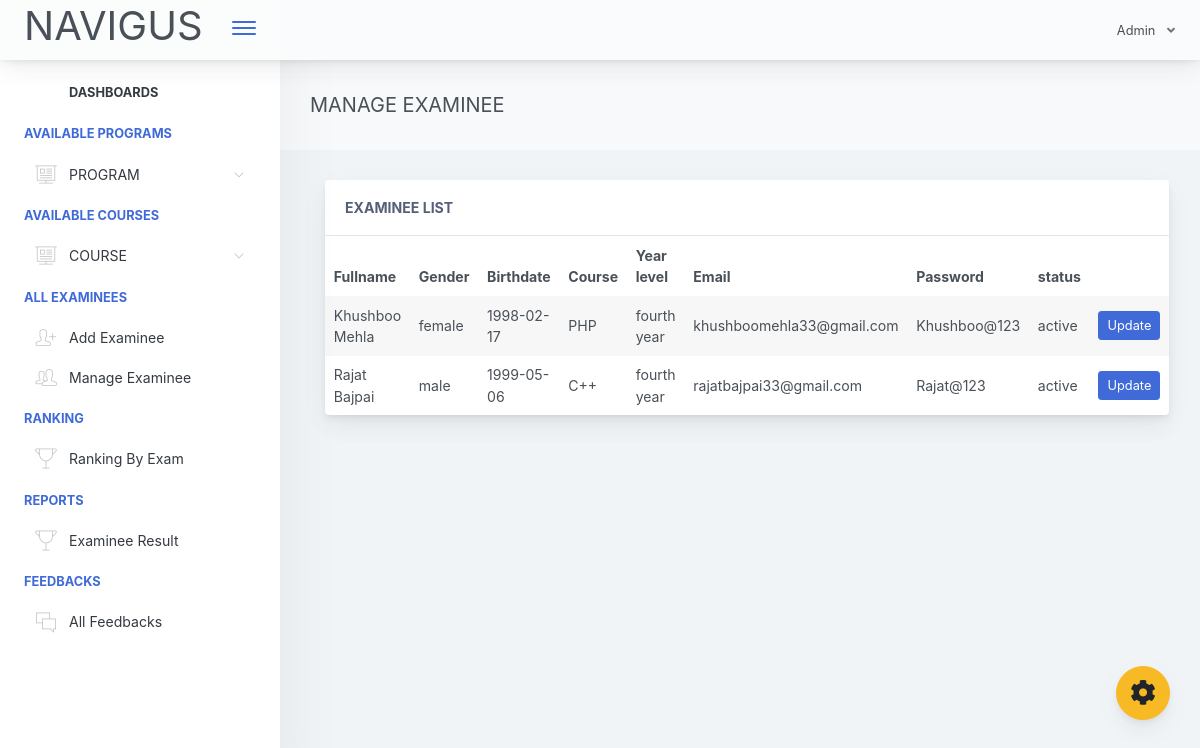
/adminpanel/admin/home.php?page=manage-examinee (signed in), run on the app's committed database.
### tables this page shows
CREATE TABLE `examinee_tbl` (
  `exmne_id` int(11) NOT NULL,
  `exmne_fullname` varchar(1000) NOT NULL,
  `exmne_course` varchar(1000) NOT NULL,
  `exmne_gender` varchar(1000) NOT NULL,
  `exmne_birthdate` varchar(1000) NOT NULL,
  `exmne_year_level` varchar(1000) NOT NULL,
  `exmne_email` varchar(1000) NOT NULL,
  `exmne_password` varchar(1000) NOT NULL,
  `exmne_status` varchar(1000) NOT NULL DEFAULT 'active'
);

CREATE TABLE `course_tbl` (
  `cou_id` int(11) NOT NULL,
  `cou_name` varchar(1000) NOT NULL,
  `cou_created` timestamp NOT NULL DEFAULT current_timestamp() ON UPDATE current_timestamp()
);

### adminpanel/admin/pages/manage-examinee.php (the view, shortened to what this page needs)
<link rel="stylesheet" type="text/css" href="css/mycss.css">
<div class="app-main__outer">
        <div class="app-main__inner">
            <div class="app-page-title">
                <div class="page-title-wrapper">
                    <div class="page-title-heading">
                        <div>MANAGE EXAMINEE</div>
                    </div>
                </div>
            </div>
            <div class="col-md-12">
                <div class="main-card mb-3 card">
                    <div class="card-header">Examinee List
                    </div>
                    <div class="table-responsive">
                        <table class="align-middle mb-0 table table-borderless table-striped table-hover" id="tableList">
                            <thead>
                            <tr>
                                <th>Fullname</th>
                                <th>Gender</th>
                                <th>Birthdate</th>
                                <th>Course</th>
                                <th>Year level</th>
                                <th>Email</th>
                                <th>Password</th>
                                <th>status</th>
                                <th></th>
                            </tr>
                            </thead>
                            <tbody>
                              <?php
                                $selExmne = $conn->query("SELECT * FROM examinee_tbl ORDER BY exmne_id DESC ");
                                if($selExmne->rowCount() > 0)
                                {
                                    while ($selExmneRow = $selExmne->fetch(PDO::FETCH_ASSOC)) { ?>
                                        <tr>
                                           <td><?php echo $selExmneRow['exmne_fullname']; ?></td>
                                           <td><?php echo $selExmneRow['exmne_gender']; ?></td>
                                           <td><?php echo $selExmneRow['exmne_birthdate']; ?></td>
                                           <td>
                                            <?php
                                                 $exmneCourse = $selExmneRow['exmne_course'];
                                                 $selCourse = $conn->query("SELECT * FROM course_tbl WHERE cou_id='$exmneCourse' ")->fetch(PDO::FETCH_ASSOC);
                                                 echo $selCourse['cou_name'];
                                             ?>
                                            </td>
                                           <td><?php echo $selExmneRow['exmne_year_level']; ?></td>
                                           <td><?php echo $selExmneRow['exmne_email']; ?></td>
                                           <td><?php echo $selExmneRow['exmne_password']; ?></td>
                                           <td><?php echo $selExmneRow['exmne_status']; ?></td>
                                           <td>
                                               <a rel="facebox" href="facebox_modal/updateExaminee.php?id=<?php echo $selExmneRow['exmne_id']; ?>" class="btn btn-sm btn-primary">Update</a>
                                           </td>
                                        </tr>
                                    <?php }
                                }
                               ?>
                            </tbody>
                        </table>
                    </div>
                </div>
            </div>
</div>

### adminpanel/admin/includes/header.php (shortened to what this page needs)
<!doctype html>
<html lang="en">
<head>
    <link href="./main.css" rel="stylesheet">
    <link href="css/sweetalert.css" rel="stylesheet">
    <link href="css/facebox.css" rel="stylesheet">
</head>
<body id="body">
    <div class="app-container app-theme-white body-tabs-shadow fixed-sidebar fixed-header">
        <div class="app-header header-shadow">
            <div class="app-header__logo">
                <div class="">
                    <h1>NAVIGUS</h1>
                </div>
                <div class="header__pane ml-auto">
                    <div>
                        <button type="button" class="hamburger close-sidebar-btn hamburger--elastic" data-class="closed-sidebar">
                            <span class="hamburger-box">
                                <span class="hamburger-inner"></span>
                            </span>
                        </button>
                    </div>
                </div>
            </div>
                <div class="app-header__content">
                <div class="app-header-right">
                    <div class="header-btn-lg pr-0">
                        <div class="widget-content p-0">
                            <div class="widget-content-wrapper">
                                <div class="widget-content-left">
                                    <div class="btn-group">
                                        <a data-toggle="dropdown" aria-haspopup="true" aria-expanded="false" class="p-0 btn">
                                            Admin
                                            <i class="fa fa-angle-down ml-2 opacity-8"></i>
                                        </a>
                                    </div>
                                </div>
                            </div>
                        </div>
                    </div>        </div>
            </div>
        </div>

### adminpanel/admin/includes/ui-theme.php (shortened to what this page needs)
<div class="ui-theme-settings">
            <button type="button" id="TooltipDemo" class="btn-open-options btn btn-warning">
                <i class="fa fa-cog fa-w-16 fa-spin fa-2x"></i>
            </button>
        </div>

### adminpanel/admin/home.php (shortened to what this page needs)
<?php include("includes/header.php"); ?>
<?php include("includes/ui-theme.php"); ?>
<div class="app-main">
<?php include("includes/sidebar.php"); ?>
<?php
   @$page = $_GET['page'];
   if($page != '')
   {
     if($page == "add-course")
     {
     include("pages/add-course.php");
     }
     else if($page == "manage-course")
     {
     	include("pages/manage-course.php");
     }
     else if($page == "manage-exam")
     {
      include("pages/manage-exam.php");
     }
     else if($page == "manage-examinee")
     {
      include("pages/manage-examinee.php");
     }
   }
   else
   {
     include("pages/home.php");
   }
 ?>
<?php include("includes/footer.php"); ?>

### adminpanel/admin/includes/sidebar.php (shortened to what this page needs)
<div class="app-sidebar sidebar-shadow">
                     <div class="scrollbar-sidebar">
                     <div class="app-sidebar__inner">
                         <ul class="vertical-nav-menu">
                             <li class="app-sidebar__heading"><a href="home.php">Dashboards</a></li>
                             <li class="app-sidebar__heading">AVAILABLE PROGRAMS</li>
                             <li>
                                 <a href="#">
                                      <i class="metismenu-icon pe-7s-display2"></i>
                                      PROGRAM
                                     <i class="metismenu-state-icon pe-7s-angle-down caret-left"></i>
                                 </a>
                             </li>
                             <li class="app-sidebar__heading">AVAILABLE COURSES</li>
                             <li>
                                 <a href="#">
                                      <i class="metismenu-icon pe-7s-display2"></i>
                                      COURSE
                                     <i class="metismenu-state-icon pe-7s-angle-down caret-left"></i>
                                 </a>
                             </li>
                             <li class="app-sidebar__heading">ALL EXAMINEES</li>
                             <li>
                                 <a href="" data-toggle="modal" data-target="#modalForAddExaminee">
                                     <i class="metismenu-icon pe-7s-add-user">
                                     </i>Add Examinee
                                 </a>
                             </li>
                             <li>
                                 <a href="home.php?page=manage-examinee">
                                     <i class="metismenu-icon pe-7s-users">
                                     </i>Manage Examinee
                                 </a>
                             </li>
                             <li class="app-sidebar__heading">RANKING</li>
                             <li>
                                 <a href="home.php?page=ranking-exam">
                                     <i class="metismenu-icon pe-7s-cup">
                                     </i>Ranking By Exam
                                 </a>
                             </li>
                             <li class="app-sidebar__heading">REPORTS</li>
                             <li>
                                 <a href="home.php?page=examinee-result">
                                     <i class="metismenu-icon pe-7s-cup">
                                     </i>Examinee Result
                                 </a>
                             </li>
                              <li class="app-sidebar__heading">FEEDBACKS</li>
                             <li>
                                 <a href="home.php?page=feedbacks">
                                     <i class="metismenu-icon pe-7s-chat">
                                     </i>All Feedbacks
                                 </a>
                             </li>
                         </ul>
                     </div>
                 </div>
             </div>

### adminpanel/admin/includes/footer.php (shortened to what this page needs)
    </div>
        </div>
    </div>
<script type="text/javascript" src="./assets/scripts/main.js"></script></body>
</html>

### data on the page
examinee_tbl: exmne_fullname "Khushboo Mehla", exmne_gender "female", exmne_birthdate "1998-02-17", course_tbl.cou_name "PHP", exmne_year_level "fourth year", exmne_email "khushboomehla33@gmail.com", exmne_password "Khushboo@123", exmne_status "active"
examinee_tbl: exmne_fullname "Rajat Bajpai", exmne_gender "male", exmne_birthdate "1999-05-06", course_tbl.cou_name "C++", exmne_year_level "fourth year", exmne_email "rajatbajpai33@gmail.com", exmne_password "Rajat@123", exmne_status "active"
